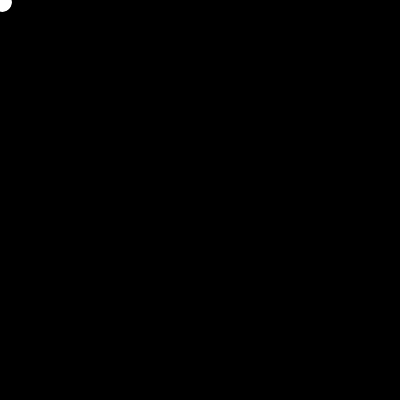
Frame 1 (no input)
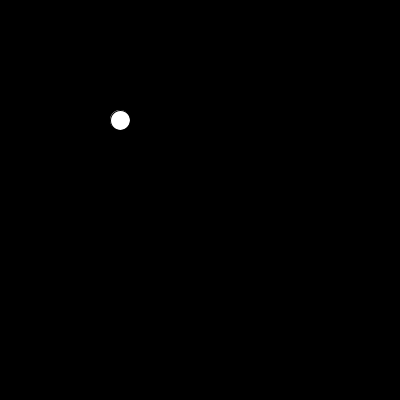
Frame 60 (the mouse pressed at the canvas centre just before this capture)
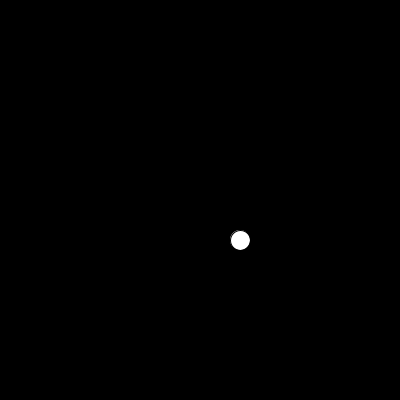
Frame 120 (the mouse held since frame 60 and released just before this capture)

The Processing sketch that drew these frames (run headless with seeded random() and noise(); from frame 60 on, the mouse is pressed at the canvas centre):

// Processing sketch: bouncy_balls
// ── bouncy_balls.pde
// ONE BOUNCING BALL
float xPosition;
float yPosition;
int xDirection = 1;
int yDirection = 1;
int ballSize = 20;
float speed = 2;

void setup() {
  size(400, 400);
}

void draw() {
  background(0);

  // BOUNCE OFF RIGHT
  if (xPosition > width-ballSize/2) {
    xDirection = -1;
  } 
  else if (xPosition < ballSize/2) {
    xDirection = 1;
  } 
  else if (yPosition > height-ballSize/2) {
    yDirection = -1;
  } 
  else if (yPosition < ballSize/2) {
    yDirection = 1;
  }

  xPosition += speed * xDirection;
  yPosition += speed * yDirection;

  ellipse(xPosition, yPosition, ballSize, ballSize);
}
